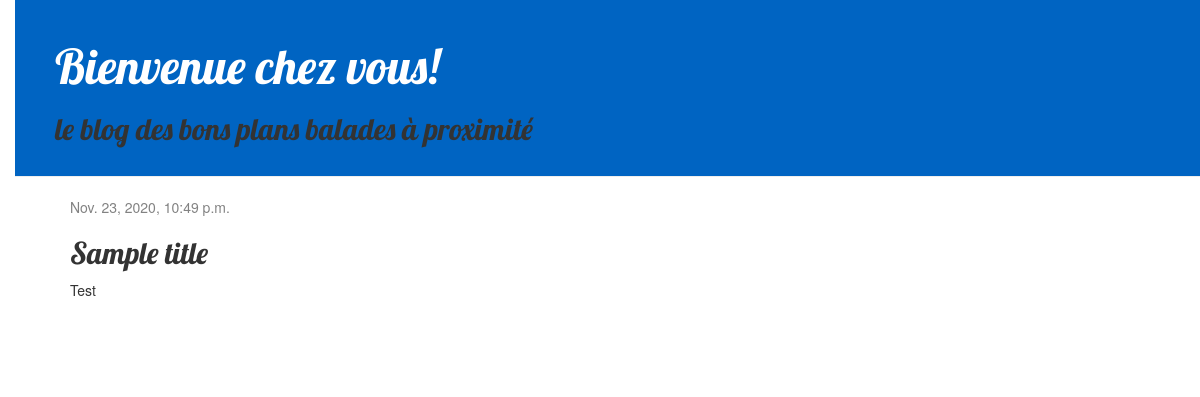
Page /post/6/ on the committed database.
### blog/models.py (models this page shows, shortened)
class Post(models.Model):
    author = models.ForeignKey(settings.AUTH_USER_MODEL, on_delete=models.CASCADE)
    title = models.CharField(max_length=200)
    text = models.TextField()
    created_date = models.DateTimeField(default=timezone.now)
    published_date = models.DateTimeField(blank=True, null=True)
    picture = models.ImageField(upload_to="images/", null=True, blank=True)

### blog/views.py (the view)
# urls.py: path('post/<int:pk>/', views.post_detail, name='post_detail'),
def post_detail(request, pk):
    post = get_object_or_404(Post, pk=pk)
    return render(request, 'blog/post_detail.html', {'post': post})

### blog/templates/blog/post_detail.html (shortened to what this page needs)
{% extends 'blog/base.html' %}
{% block content %}
    <div class="post">
        {% if post.published_date %}
            <div class="date">
                {{ post.published_date }}
            </div>
        {% endif %}
        <h2>{{ post.title }}</h2>
        <p>{{ post.text|linebreaksbr }}</p>
    </div>
{% endblock %}

### blog/static/css/blog.css (style rules this page uses)
body { padding-left: 15px; }
h1, h2, h3, h4 { font-family: 'Lobster', cursive; }
.date { color: #828282; }
.post { margin-bottom: 70px; }

### rows in the picture
Post: published_date "Nov. 23, 2020, 10:49 p.m.", title "Sample title", text "Test"
